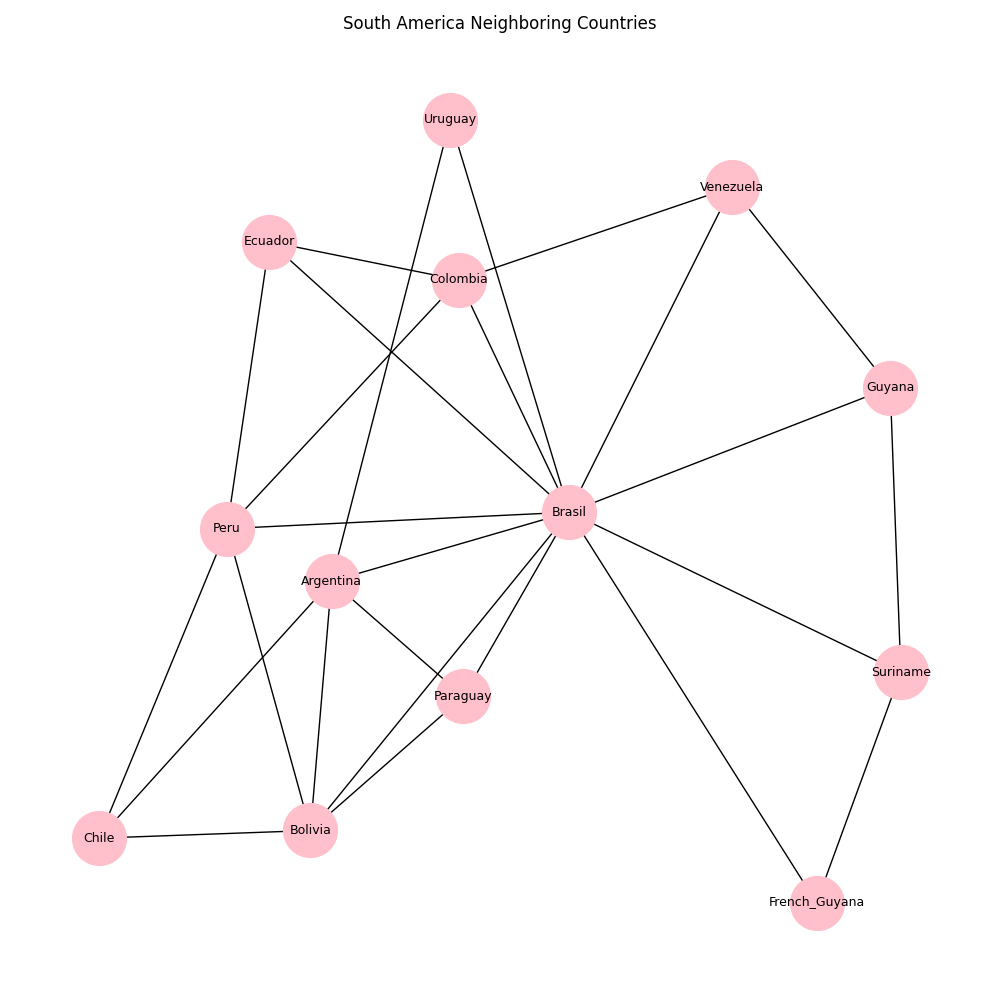

Recreate this plot in Python.
#r: networkx
#r: matplotlib

import networkx as nx #type: ignore
import matplotlib.pyplot as plt #type: ignore

#create a Graph
G = nx.Graph()

#add nodes
G.add_node('Colombia')
G.add_node('Ecuador')
G.add_node('Peru')
G.add_node('Bolivia')
G.add_node('Venezuela')
G.add_node('Guyana')
G.add_node('Suriname')
G.add_node('French_Guyana')
G.add_node('Brasil')
G.add_node('Paraguay')
G.add_node('Uruguay')
G.add_node('Argentina')
G.add_node('Chile')

#add edges
G.add_edge('Colombia', 'Ecuador')
G.add_edge('Colombia', 'Venezuela')
G.add_edge('Colombia', 'Brasil')
G.add_edge('Colombia', 'Peru')
G.add_edge('Venezuela', 'Brasil')
G.add_edge('Venezuela', 'Guyana')
G.add_edge('Guyana', 'Brasil')
G.add_edge('Guyana', 'Suriname')
G.add_edge('Suriname', 'French_Guyana')
G.add_edge('Brasil', 'Suriname')
G.add_edge('French_Guyana', 'Brasil')
G.add_edge('Brasil', 'Ecuador')
G.add_edge('Brasil', 'Peru')
G.add_edge('Brasil', 'Bolivia')
G.add_edge('Brasil', 'Paraguay')
G.add_edge('Brasil', 'Argentina')
G.add_edge('Brasil', 'Uruguay')
G.add_edge('Ecuador', 'Peru')
G.add_edge('Bolivia', 'Peru')
G.add_edge('Chile', 'Peru')
G.add_edge('Bolivia', 'Paraguay')
G.add_edge('Bolivia', 'Argentina')
G.add_edge('Bolivia', 'Chile')
G.add_edge('Paraguay', 'Argentina')
G.add_edge('Chile', 'Argentina')
G.add_edge('Uruguay', 'Argentina')


#add position to display
pos = nx.spring_layout(G)

#draw serttings
fig = plt.figure(figsize=(10,10))
ax = plt.subplot()
ax.set_title('South America Neighboring Countries', fontsize=12)
nx.draw(G, pos, node_size=1500, with_labels=True, node_color='pink', font_size=9, font_color='black')

#draw the graph
plt.tight_layout()


#plot
path= r"C:\Users\57301\Desktop\Maestría\AT PY\session02-20250319T131422Z-001\session02\images\MPDA_plot1.png"
plt.savefig(path, format="PNG")
